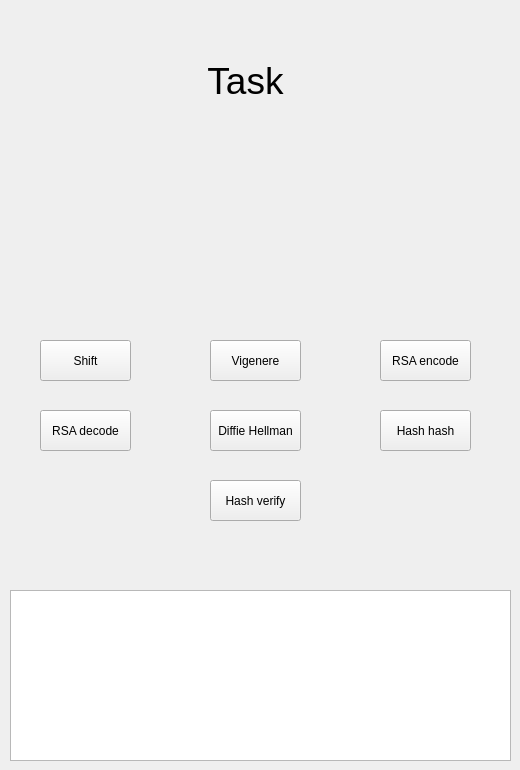
          <widget class="QWidget" name="tab_task">
           <attribute name="title">
            <string>Task</string>
           </attribute>
           <widget class="QLabel" name="label_11">
            <property name="geometry">
             <rect>
              <x>130</x>
              <y>20</y>
              <width>231</width>
              <height>121</height>
             </rect>
            </property>
            <property name="font">
             <font>
              <pointsize>28</pointsize>
             </font>
            </property>
            <property name="text">
             <string>Task</string>
            </property>
            <property name="scaledContents">
             <bool>true</bool>
            </property>
            <property name="alignment">
             <set>Qt::AlignCenter</set>
            </property>
           </widget>
           <widget class="QPushButton" name="pushButton_shift_task">
            <property name="geometry">
             <rect>
              <x>40</x>
              <y>340</y>
              <width>91</width>
              <height>41</height>
             </rect>
            </property>
            <property name="text">
             <string>Shift</string>
            </property>
           </widget>
           <widget class="QPushButton" name="pushButton_RSA_encode_task">
            <property name="geometry">
             <rect>
              <x>380</x>
              <y>340</y>
              <width>91</width>
              <height>41</height>
             </rect>
            </property>
            <property name="text">
             <string>RSA encode</string>
            </property>
           </widget>
           <widget class="QPushButton" name="pushButton_RSA_decode_task">
            <property name="geometry">
             <rect>
              <x>40</x>
              <y>410</y>
              <width>91</width>
              <height>41</height>
             </rect>
            </property>
            <property name="text">
             <string>RSA decode</string>
            </property>
           </widget>
           <widget class="QPushButton" name="pushButton_vigenere_task">
            <property name="geometry">
             <rect>
              <x>210</x>
              <y>340</y>
              <width>91</width>
              <height>41</height>
             </rect>
            </property>
            <property name="text">
             <string>Vigenere</string>
            </property>
           </widget>
           <widget class="QPushButton" name="pushButton_dh_task">
            <property name="geometry">
             <rect>
              <x>210</x>
              <y>410</y>
              <width>91</width>
              <height>41</height>
             </rect>
            </property>
            <property name="text">
             <string>Diffie Hellman</string>
            </property>
           </widget>
           <widget class="QPushButton" name="pushButton_hash_hash_task">
            <property name="geometry">
             <rect>
              <x>380</x>
              <y>410</y>
              <width>91</width>
              <height>41</height>
             </rect>
            </property>
            <property name="text">
             <string>Hash hash</string>
            </property>
           </widget>
           <widget class="QPushButton" name="pushButton_hash_verify_task">
            <property name="geometry">
             <rect>
              <x>210</x>
              <y>480</y>
              <width>91</width>
              <height>41</height>
             </rect>
            </property>
            <property name="text">
             <string>Hash verify</string>
            </property>
           </widget>
           <widget class="QWidget" name="gridLayoutWidget">
            <property name="geometry">
             <rect>
              <x>10</x>
              <y>590</y>
              <width>501</width>
              <height>171</height>
             </rect>
            </property>
            <layout class="QGridLayout" name="gridLayout">
             <item row="0" column="0">
              <widget class="QTextBrowser" name="chatTask"/>
             </item>
            </layout>
           </widget>
          </widget>
